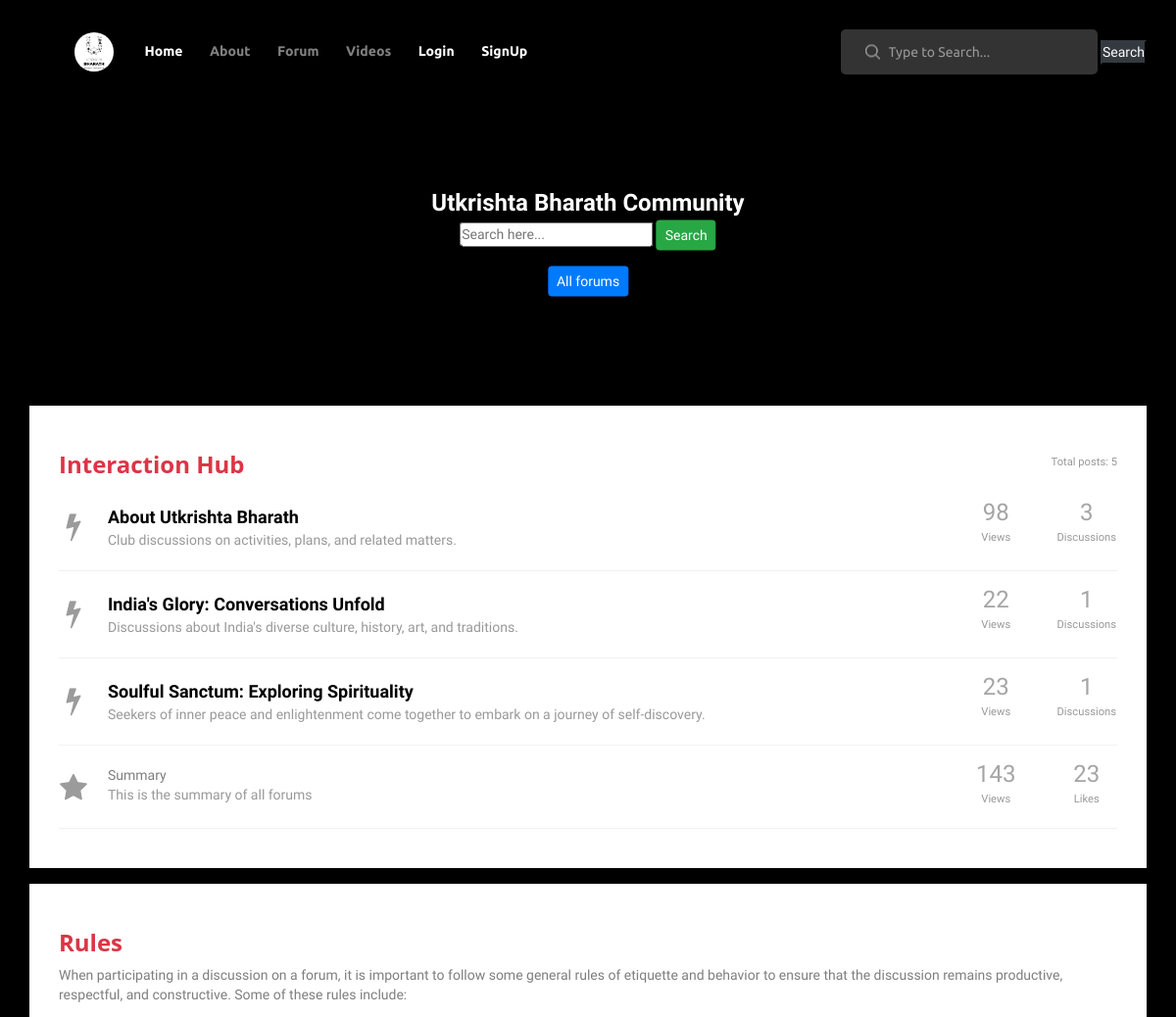
Before: /forum/ (upper part) with the older database file.
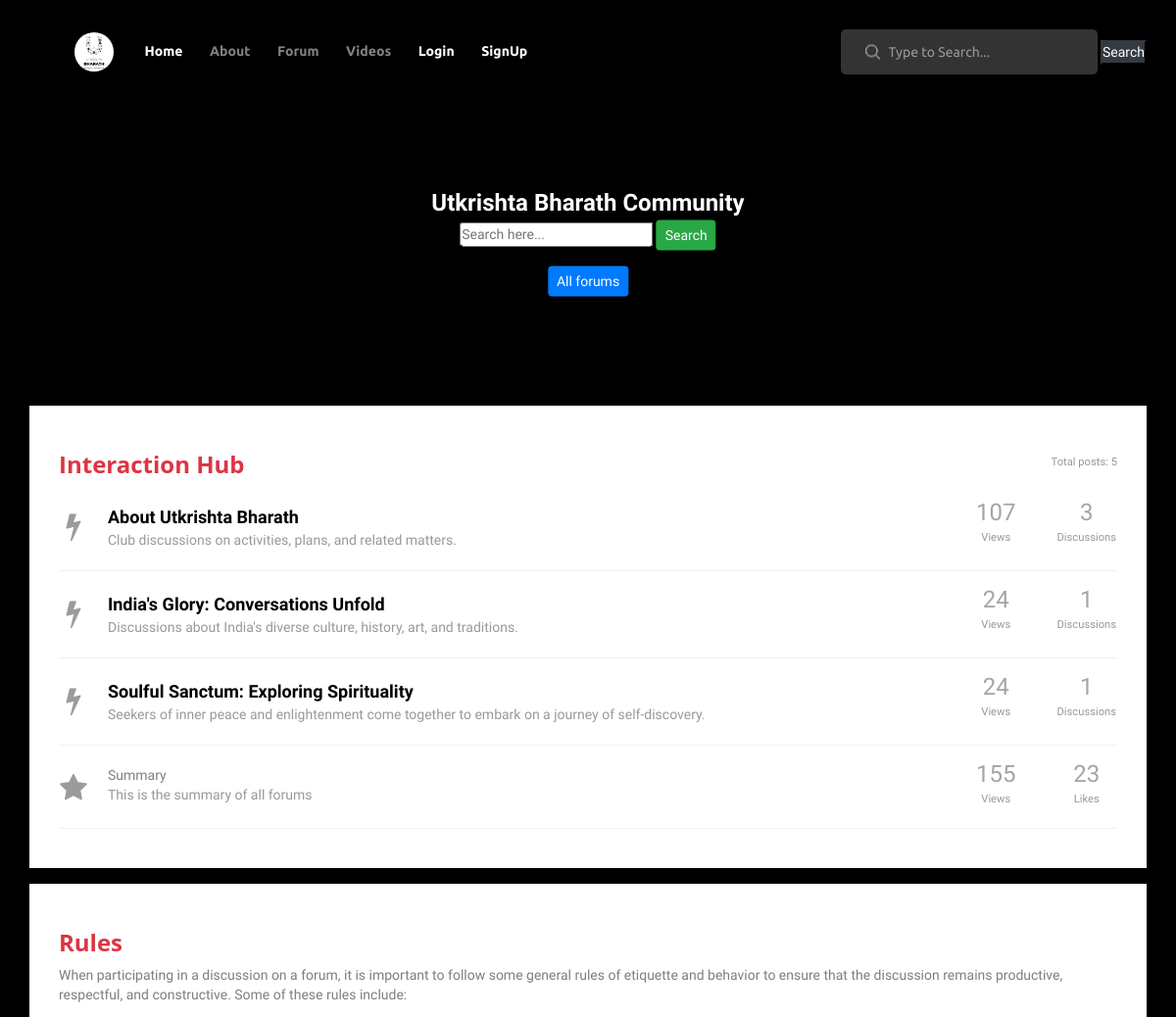
After: the same page with the newer database file.
### forum/models.py (models this page shows, shortened)
class Topic(models.Model):
    title = models.CharField(max_length=50)
    description = models.CharField(max_length=100)
    def total_posts(self):
        return self.posts.count()
    def total_views(self):
        a = sum(post.views for post in self.posts.all())
        value = str(a)
        if value.isdigit():
            value_int = int(value)
            if value_int > 1000000:
                value = "%.1f%s" % (value_int/1000000.00, 'M')
            else:
                if value_int > 1000:
                    value = "%.1f%s" % (value_int/1000.0, 'k')
        return value

class Post(models.Model):
    author = models.ForeignKey(User, on_delete=models.CASCADE, null=True)
    topic = models.ForeignKey(Topic, on_delete=models.CASCADE, null=True,related_name='posts')
    timestamp = models.DateTimeField(default=timezone.now)
    title = models.CharField(max_length=200, default='untitled')
    likes = models.ManyToManyField(User, related_name='forum_post')
    body = models.TextField()
    views = models.PositiveIntegerField(default=0)
    likes_count = models.PositiveIntegerField(default=0)

### forum/views.py (the view)
# urls.py: path('forum/', TopicListView.as_view(), name='forum-index'),
class TopicListView(ListView):
    model = Topic
    template_name = 'forum/index.html'
    context_object_name = 'topics'
    def get_queryset(self):
        queryset = super().get_queryset()
        search_input = self.request.GET.get('search-area') or ''
        if search_input:
            queryset = queryset.filter(title__icontains=search_input)
        return queryset
    def get_context_data(self, **kwargs):
        context = super().get_context_data(**kwargs)
        context['search_input'] = self.request.GET.get('search-area') or ''
        total_views = Post.objects.aggregate(Sum('views'))['views__sum']
        Post.objects.annotate(total_views=Sum('views'))
        value = str(total_views)
        if value.isdigit():
            value_int = int(value)
            if value_int > 1000000:
                value = "%.1f%s" % (value_int/1000000.00, 'M')
            else:
                if value_int > 1000:
                    value = "%.1f%s" % (value_int/1000.0, 'k')
        context['total_views'] = value
        total_posts = Post.objects.count()
        context['total_posts'] = total_posts
        total_likes = Post.objects.aggregate(Sum('likes'))['likes__sum']
        context['total_likes'] = total_likes
        return context

### forum/templates/forum/index.html (shortened to what this page needs)
{% extends "base/base.html" %}{%block title%} Forum | Utkrishta Bharath | Come and Discuss to make Bharath Utkrishta {%endblock%}
{% block content %}
<div class="home ard">
    <div class="home_content">
        <div class="post_title">Utkrishta Bharath Community</div>
        <form action="" method="GET">
            <input class="" type="text" id="" name="search-area" placeholder="Search here...">
            <button type="submit" class="btn btn-success btn-sm">Search</button>
        </form>
        <div class="px-4 pt-3">
            <a class="btn btn-primary btn-sm" href="{% url 'forum:forum-index' %}">All forums</a>
        </div>
    </div>
</div>
<link href="https://maxcdn.bootstrapcdn.com/font-awesome/4.3.0/css/font-awesome.min.css" rel="stylesheet">
<div class="container">
    <div class="row">
        <div class="col-lg-12">
            <div class="wrapper wrapper-content animated fadeInRight">
                <div class="ibox-content forum-container">
                    <div class="forum-title">
                        <div class="pull-right forum-desc">
                            <small>Total posts: {{ total_posts }}</small>
                        </div>
                        <h3 class="text-danger"><b>Interaction Hub</b></h3>
                    </div>
                    {% for topic in topics %}
                    <div class="forum-item">
                        <div class="row">
                            <div class="col-md-10">
                                <div class="forum-icon">
                                    <i class="fa fa-bolt"></i>
                                </div>
                                <a href="{% url 'forum:topic-detail' topic.id %}" class="forum-item-title"
                                    style="hover:rgba(0,0,0,0.5);">{{ topic.title }}</a>
                                <div class="forum-sub-title">{{ topic.description }}</div>
                            </div>
                            <div class="col-md-1 forum-info">
                                <span class="views-number">
                                    {{ topic.total_views }}
                                </span>
                                <div>
                                    <small>Views</small>
                                </div>
                            </div>
                            <div class="col-md-1 forum-info">
                                <span class="views-number">
                                    {{ topic.total_posts }}
                                </span>
                                <div>
                                    <small>Discussions</small>
                                </div>
                            </div>
                        </div>
                    </div>
                    {% endfor %}
                    <div class="forum-item">
                        <div class="row">
                            <div class="col-md-10">
                                <div class="forum-icon">
                                    <i class="fa fa-star"></i>
                                </div>
                                <p class="forum-item-title">Summary</p>
                                <div class="forum-sub-title">This is the summary of all forums</div>
                            </div>
                            <div class="col-md-1 forum-info">
                                <span class="views-number">
                                    {{ total_views }}
                                </span>
                                <div>
                                    <small>Views</small>
                                </div>
                            </div>
                            <div class="col-md-1 forum-info">
                                <span class="views-number">
                                    {{ total_likes }}
                                </span>
                                <div>
                                    <small>Likes</small>
                                </div>
                            </div>
                        </div>
                    </div>
                </div>
            </div>
        </div>
    </div>
</div>
<div class="container mt-3">
    <div class="row">
        <div class="col-lg-12">
            <div class="wrapper wrapper-content animated fadeInRight">
                <div class="ibox-content forum-container">
                    <div class="forum-title">
                        <h3 class="text-danger"><b>Rules</b></h3>
                        <p>When participating in a discussion on a forum, it is important to follow some general rules
                            of etiquette and behavior to ensure that the discussion remains productive, respectful, and
                            constructive. Some of these rules include:</p>
                    </div>
                </div>
            </div>
        </div>
    </div>
</div>
{% endblock content %}

### templates/base/base.html (shortened to what this page needs)
<!DOCTYPE html>{% load static %}
<html lang="en">
<head>
    <link rel="stylesheet" type="text/css" href="{% static 'styles/bootstrap4/bootstrap.min.css' %}">
    <link rel="stylesheet" type="text/css" href="{% static 'styles/post.css'%}">
    <link rel="stylesheet" type="text/css" href="{% static 'styles/post_responsive.css'%}">
    <link href="{% static 'plugins/font-awesome-4.7.0/css/font-awesome.min.css' %}" rel="stylesheet" type="text/css">
    <link rel="stylesheet" type="text/css" href="{% static 'plugins/OwlCarousel2-2.2.1/owl.carousel.css'%}">
    <link rel="stylesheet" type="text/css" href="{% static 'plugins/OwlCarousel2-2.2.1/owl.theme.default.css'%}">
    <link rel="stylesheet" type="text/css" href="{% static 'plugins/OwlCarousel2-2.2.1/animate.css'%}">
    <link rel="stylesheet" type="text/css" href="{% static 'styles/main_styles.css' %}">
    <link rel="stylesheet" type="text/css" href="{% static 'styles/responsive.css' %}">
</head>
<body onscroll="showScrollUp()" onload="setupScrollProgress()" style="background: black;">
    <div class="super_container">
        {% include 'base/header.html' %} {%block content%} {%endblock%} {% include 'base/footer.html' %}
    </div>
</body>
</html>

### templates/base/header.html (shortened to what this page needs)
<header class="header">
    <link rel="stylesheet" href="../../static/styles/header.css">
    {% load static %}
    <div class="container">
        <div class="row">
            <div class="col">
                <div class="header_content d-flex flex-row align-items-center justify-content-start">
                    <nav class="main_nav">
                        <ul>
                            <li>
                                <a class="mr-1" href="/"><img style="width: 2.5rem; height:2.5rem; border-radius: 50%;" src="{% static 'images/ub.jpg' %}" alt=""></a>
                            </li>
                                <li class="active"><a href="/">Home</a></li>
                                <li><a href="/about">About</a></li>
                            <li>
                                {% if user.is_authenticated %}
                                <a href="/forum">Forum</a>
                                {%else%}
                                <a href="/indirect-forum">Forum</a>
                                {% endif %}
                            </li>
                            {% if request.user.is_authenticated %}
                            <li><a href="/all_posts">Articles</a></li>
                            {% else %}
                            <li class=""><a href="/our_youtube_videos">Videos</a></li>
                            <li class="active"><a href="/login">Login</a></li>
                            <li class="active"><a href="/signup">SignUp</a></li>{% endif %}
                        </ul>
                    </nav>
                    <div class="search_container ml-auto">
                        <form method="get" action="/search">
                            <input type="search" class="header_search_input" required="required"
                                placeholder="Type to Search..." name="q" id="q">
                            <img class="header_search_icon" src="{% static 'images/search.png'%}" alt="">
                            <button type="submit" value="search" class="btn-dark headShake">Search</button>
                        </form>
                    </div>
                </div>
            </div>
        </div>
    </div>
</header>

### static/styles/post.css (style rules this page uses)
* { margin: 0; padding: 0; -webkit-font-smoothing: antialiased; -webkit-text-shadow: rgba(0,0,0,.01) 0 0 1px; text-shadow: rgba(0,0,0,.01) 0 0 1px; }
body { font-family: 'Work Sans', sans-serif; font-size: 14px; font-weight: 400; background: #f7f7f7; color: #a5a5a5; }
div { display: block; position: relative; -webkit-box-sizing: border-box; -moz-box-sizing: border-box; box-sizing: border-box; }
ul { list-style: none; margin-bottom: 0px; }
p { font-family: 'Work Sans', sans-serif; font-size: 14px; line-height: 1.45; font-weight: 500; color: rgba(0,0,0,0.5); -webkit-font-smoothing: antialiased; -webkit-text-shadow: rgba(0,0,0,.01) 0 0 1px; text-shadow: rgba(0,0,0,.01) 0 0 1px; }
p:last-of-type { margin-bottom: 0; }
a, a:hover, a:visited, a:active, a:link { text-decoration: none; -webkit-font-smoothing: antialiased; -webkit-text-shadow: rgba(0,0,0,.01) 0 0 1px; text-shadow: rgba(0,0,0,.01) 0 0 1px; }
h3 { font-size: 24px; }
h1, h2, h3, h4, h5, h6 { font-family: 'Open Sans', sans-serif; -webkit-font-smoothing: antialiased; -webkit-text-shadow: rgba(0,0,0,.01) 0 0 1px; text-shadow: rgba(0,0,0,.01) 0 0 1px; }
.super_container { width: 100%; overflow: hidden; }
.header { position: fixed; top: 0; left: 0; width: 100%; z-index: 100; -webkit-transition: all 200ms ease; -moz-transition: all 200ms ease; -ms-transition: all 200ms ease; -o-transition: all 200ms ease; transition: all 200ms ease; }
.header_content { height: 106px; -webkit-transition: all 200ms ease; -moz-transition: all 200ms ease; -ms-transition: all 200ms ease; -o-transition: all 200ms ease; transition: all 200ms ease; }
.main_nav { margin-left: 46px; }
.main_nav ul li { display: inline-block; }
.main_nav ul li:not(:last-child) { margin-right: 29px; }
.main_nav ul li a { font-family: 'Ubuntu', sans-serif; font-size: 14px; font-weight: 700; color: rgba(255,255,255,0.5); -webkit-transition: all 200ms ease; -moz-transition: all 200ms ease; -ms-transition: all 200ms ease; -o-transition: all 200ms ease; transition: all 200ms ease; }
.main_nav ul li a:hover, .main_nav ul li.active a { color: rgba(255,255,255,1); }
.search_container form { display: inline-block; position: relative; }
.header_search_input { display: inline-block; width: 262px; height: 46px; background: rgba(255,255,255,0.2); border: none; outline: none; border-radius: 5px; padding-left: 49px; color: #FFFFFF; }
.header_search_icon { position: absolute; top: 50%; left: 25px; -webkit-transform: translateY(-50%); -moz-transform: translateY(-50%); -ms-transform: translateY(-50%); -o-transform: translateY(-50%); transform: translateY(-50%); }
.home { width: 100%; height: 360px; }
.home_content { position: absolute; top: 59%; left: 50%; -webkit-transform: translate(-50%, -50%); -moz-transform: translate(-50%, -50%); -ms-transform: translate(-50%, -50%); -o-transform: translate(-50%, -50%); transform: translate(-50%, -50%); max-width: 743px; text-align: center; }
.post_title { font-size: 24px; color: #FFFFFF; font-weight: 600; margin-top: 19px; }

### forum/templates/forum/index.html (style rules this page uses)
body { background: rgb(0, 0, 0); }
.forum-item { margin: 10px 0; padding: 10px 0 20px; border-bottom: 1px solid #f1f1f1; }
.views-number { font-size: 24px; line-height: 18px; font-weight: 400; }
.forum-container, .forum-post-container { padding: 30px !important; }
.forum-item small { color: #999; }
.forum-item .forum-sub-title { color: #999; margin-left: 50px; }
.forum-title { margin: 15px 0 15px 0; }
.forum-info { text-align: center; }
.forum-desc { color: #999; }
.forum-icon { float: left; width: 30px; margin-right: 20px; text-align: center; }
a.forum-item-title { color: black; display: block; font-size: 18px; font-weight: 600; }
.forum-icon .fa { font-size: 30px; margin-top: 8px; color: #9b9b9b; }
.ibox-content { background-color: #ffffff; color: inherit; padding: 15px 20px 20px 20px; border-color: #e7eaec; border-image: none; border-style: solid solid none; border-width: 1px 0; }
.ard { background-color: black; height: 50vh; width: 100vw; margin-bottom: 14px; }

### templates/base/footer.html (style rules this page uses)
a { text-decoration: none; color: white; }

Changed rows visible on the page:
changed through a linked row, Topic "About Utkrishta Bharath": total_views "98" → "107"
changed through a linked row, Topic "India's Glory: Conversations Unfold": total_views "22" → "24"
changed through a linked row, Topic "Soulful Sanctum: Exploring Spirituality": total_views "23" → "24"
Other visible differences:
{{ total_views }}: "143" → "155"
